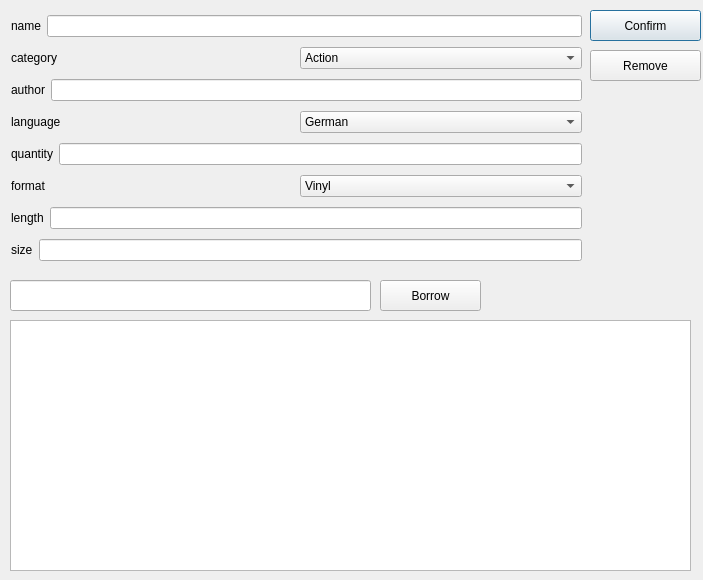
<?xml version="1.0" encoding="UTF-8"?>
<ui version="4.0">
 <class>CDsDialog</class>
 <widget class="QDialog" name="CDsDialog">
  <property name="geometry">
   <rect>
    <x>0</x>
    <y>0</y>
    <width>703</width>
    <height>580</height>
   </rect>
  </property>
  <property name="windowTitle">
   <string>Dialog</string>
  </property>
  <widget class="QPushButton" name="pushButton">
   <property name="geometry">
    <rect>
     <x>590</x>
     <y>10</y>
     <width>111</width>
     <height>31</height>
    </rect>
   </property>
   <property name="text">
    <string>Confirm</string>
   </property>
  </widget>
  <widget class="QPushButton" name="removeBtn">
   <property name="geometry">
    <rect>
     <x>590</x>
     <y>50</y>
     <width>111</width>
     <height>31</height>
    </rect>
   </property>
   <property name="text">
    <string>Remove</string>
   </property>
  </widget>
  <widget class="QTableView" name="personTable">
   <property name="geometry">
    <rect>
     <x>10</x>
     <y>320</y>
     <width>681</width>
     <height>251</height>
    </rect>
   </property>
   <property name="sortingEnabled">
    <bool>true</bool>
   </property>
   <attribute name="verticalHeaderVisible">
    <bool>false</bool>
   </attribute>
  </widget>
  <widget class="QLineEdit" name="personInput">
   <property name="geometry">
    <rect>
     <x>10</x>
     <y>280</y>
     <width>361</width>
     <height>31</height>
    </rect>
   </property>
  </widget>
  <widget class="QPushButton" name="borrowInput">
   <property name="geometry">
    <rect>
     <x>380</x>
     <y>280</y>
     <width>101</width>
     <height>31</height>
    </rect>
   </property>
   <property name="text">
    <string>Borrow</string>
   </property>
  </widget>
  <widget class="QLabel" name="cdAvaiable">
   <property name="geometry">
    <rect>
     <x>490</x>
     <y>280</y>
     <width>191</width>
     <height>31</height>
    </rect>
   </property>
   <property name="text">
    <string/>
   </property>
  </widget>
  <widget class="QWidget" name="">
   <property name="geometry">
    <rect>
     <x>11</x>
     <y>11</y>
     <width>571</width>
     <height>261</height>
    </rect>
   </property>
   <layout class="QVBoxLayout" name="verticalLayout_4">
    <item>
     <layout class="QHBoxLayout" name="horizontalLayout_2">
      <item>
       <widget class="QLabel" name="label_2">
        <property name="text">
         <string>name</string>
        </property>
       </widget>
      </item>
      <item>
       <widget class="QLineEdit" name="cdName"/>
      </item>
     </layout>
    </item>
    <item>
     <layout class="QHBoxLayout" name="horizontalLayout_10">
      <item>
       <widget class="QLabel" name="label_10">
        <property name="text">
         <string>category</string>
        </property>
       </widget>
      </item>
      <item>
       <widget class="QComboBox" name="cdCategory">
        <item>
         <property name="text">
          <string>Action</string>
         </property>
        </item>
        <item>
         <property name="text">
          <string>Adventure</string>
         </property>
        </item>
        <item>
         <property name="text">
          <string>Comedy</string>
         </property>
        </item>
        <item>
         <property name="text">
          <string>Crime</string>
         </property>
        </item>
        <item>
         <property name="text">
          <string>Drama</string>
         </property>
        </item>
        <item>
         <property name="text">
          <string>Fantasy</string>
         </property>
        </item>
        <item>
         <property name="text">
          <string>Historical</string>
         </property>
        </item>
        <item>
         <property name="text">
          <string>Historical fiction</string>
         </property>
        </item>
        <item>
         <property name="text">
          <string>Horror</string>
         </property>
        </item>
        <item>
         <property name="text">
          <string>Magical realism</string>
         </property>
        </item>
        <item>
         <property name="text">
          <string>Mystery</string>
         </property>
        </item>
        <item>
         <property name="text">
          <string>Paranoid fiction</string>
         </property>
        </item>
        <item>
         <property name="text">
          <string>Philosophical</string>
         </property>
        </item>
        <item>
         <property name="text">
          <string>Political</string>
         </property>
        </item>
        <item>
         <property name="text">
          <string>Romance</string>
         </property>
        </item>
        <item>
         <property name="text">
          <string>Saga</string>
         </property>
        </item>
        <item>
         <property name="text">
          <string>Satire</string>
         </property>
        </item>
        <item>
         <property name="text">
          <string>Science fiction</string>
         </property>
        </item>
        <item>
         <property name="text">
          <string>Social</string>
         </property>
        </item>
        <item>
         <property name="text">
          <string>Speculative</string>
         </property>
        </item>
        <item>
         <property name="text">
          <string>Thriller</string>
         </property>
        </item>
        <item>
         <property name="text">
          <string>Urban</string>
         </property>
        </item>
        <item>
         <property name="text">
          <string>Western</string>
         </property>
        </item>
       </widget>
      </item>
     </layout>
    </item>
    <item>
     <layout class="QHBoxLayout" name="horizontalLayout_11">
      <item>
       <widget class="QLabel" name="label_11">
        <property name="text">
         <string>author</string>
        </property>
       </widget>
      </item>
      <item>
       <widget class="QLineEdit" name="cdAuthor"/>
      </item>
     </layout>
    </item>
    <item>
     <layout class="QHBoxLayout" name="horizontalLayout_12">
      <item>
       <widget class="QLabel" name="label_12">
        <property name="text">
         <string>language</string>
        </property>
       </widget>
      </item>
      <item>
       <widget class="QComboBox" name="cdLanguage">
        <item>
         <property name="text">
          <string>German</string>
         </property>
        </item>
        <item>
         <property name="text">
          <string>French</string>
         </property>
        </item>
        <item>
         <property name="text">
          <string>English</string>
         </property>
        </item>
        <item>
         <property name="text">
          <string>Russian</string>
         </property>
        </item>
        <item>
         <property name="text">
          <string>Spanish</string>
         </property>
        </item>
        <item>
         <property name="text">
          <string>Chinese</string>
         </property>
        </item>
        <item>
         <property name="text">
          <string>Vietnamese</string>
         </property>
        </item>
       </widget>
      </item>
     </layout>
    </item>
    <item>
     <layout class="QHBoxLayout" name="horizontalLayout_13">
      <item>
       <widget class="QLabel" name="label_13">
        <property name="text">
         <string>quantity</string>
        </property>
       </widget>
      </item>
      <item>
       <widget class="QLineEdit" name="cdQuantity"/>
      </item>
     </layout>
    </item>
    <item>
     <layout class="QHBoxLayout" name="horizontalLayout_14">
      <item>
       <widget class="QLabel" name="label_14">
        <property name="text">
         <string>format</string>
        </property>
       </widget>
      </item>
      <item>
       <widget class="QComboBox" name="cdFormat">
        <item>
         <property name="text">
          <string>Vinyl</string>
         </property>
        </item>
        <item>
         <property name="text">
          <string>CD/DVD</string>
         </property>
        </item>
        <item>
         <property name="text">
          <string>Blu-ray</string>
         </property>
        </item>
        <item>
         <property name="text">
          <string>Cassette</string>
         </property>
        </item>
        <item>
         <property name="text">
          <string>VHS</string>
         </property>
        </item>
        <item>
         <property name="text">
          <string>Floppy Disk	</string>
         </property>
        </item>
        <item>
         <property name="text">
          <string>File</string>
         </property>
        </item>
        <item>
         <property name="text">
          <string>FLAC</string>
         </property>
        </item>
        <item>
         <property name="text">
          <string>FLV</string>
         </property>
        </item>
        <item>
         <property name="text">
          <string>AVI</string>
         </property>
        </item>
        <item>
         <property name="text">
          <string>MP3</string>
         </property>
        </item>
        <item>
         <property name="text">
          <string>MPEG Video	</string>
         </property>
        </item>
        <item>
         <property name="text">
          <string>Album</string>
         </property>
        </item>
       </widget>
      </item>
     </layout>
    </item>
    <item>
     <layout class="QHBoxLayout" name="horizontalLayout_15">
      <item>
       <widget class="QLabel" name="label_15">
        <property name="text">
         <string>length</string>
        </property>
       </widget>
      </item>
      <item>
       <widget class="QLineEdit" name="cdLength"/>
      </item>
     </layout>
    </item>
    <item>
     <layout class="QHBoxLayout" name="horizontalLayout_16">
      <item>
       <widget class="QLabel" name="label_16">
        <property name="text">
         <string>size</string>
        </property>
       </widget>
      </item>
      <item>
       <widget class="QLineEdit" name="cdSize"/>
      </item>
     </layout>
    </item>
   </layout>
  </widget>
 </widget>
 <resources/>
 <connections/>
</ui>
